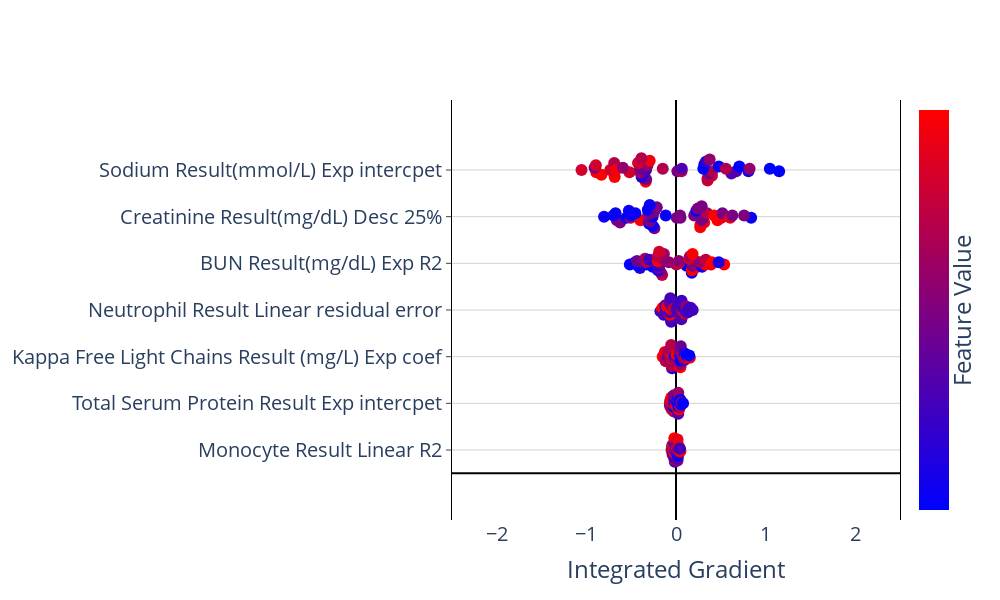

Notebook cell for this chart:
### Code cell
import plotly.graph_objects as go
import plotly.express as px

nbins = 10
scale = 0.1
n_features = 7
spacing = 2
min_max_IG = 2.5

fig = go.Figure()
fig.update_layout(
    plot_bgcolor='white',
    autosize=False,
    width=1000,
    height=600,
    coloraxis = {'colorscale':'Bluered'},
    xaxis_title = "Integrated Gradient",
)
 
fig.update_xaxes(
    zeroline=True,
    zerolinecolor="black",
    range = [-min_max_IG,min_max_IG]
    )
fig.update_yaxes(
    zeroline=True,
    zerolinecolor="black",
    mirror=True,
    ticks='outside',
    showline=True,
    linecolor='black',
    gridcolor='lightgrey',
    range = [-spacing, spacing*n_features + spacing]
)
 
feature_rank = np.argsort(np.sum(abs(IG),axis=0))
feature_order = feature_rank[(len(feature_rank)-n_features):len(feature_rank)] 

y_val = 1
bin_ids = list(range(nbins))
for f in feature_order:
    bins = np.linspace(IGtable.iloc[:,f].min()*1.1,IGtable.iloc[:,f].max()*1.1,nbins+1)
    ig_bins = pd.cut(IGtable.iloc[:,f], bins=bins, labels=bin_ids)
 
    x_vals = []
    y_vals = []
    f_vals = []
    for bin in bin_ids:
        x_bin_vals = list(IGtable.iloc[ig_bins[ig_bins == bin].index,f].values)
        n_pts = len(x_bin_vals)
        if n_pts > 0:
            x_vals = x_vals + x_bin_vals
            y_vals = y_vals + list(y_val + scale*(np.array(list(range(n_pts)))-(n_pts-1)/2))
            f_vals = f_vals + list(IG_X.iloc[ig_bins[ig_bins == bin].index,f].values)
    fig.add_trace(go.Scatter(
        x = x_vals, 
        y = y_vals,
        mode = 'markers',
        marker = dict(size=12,
                      color = f_vals,
                      coloraxis = "coloraxis",
                     ),
        name=IGtable.columns[f],
    ))
    y_val += spacing
 
 
fig.update_layout(showlegend=False, coloraxis_showscale=True,font=dict(size=20))
fig.update_coloraxes(colorbar_showticklabels=False,
                    colorbar_title=dict(text="Feature Value",side = "right"),
                    cmin = -1, cmax = 1)
fig.update_yaxes(tickvals=[1]+[1 + spacing*i for i in range(1,n_features)], 
                 ticktext=IGtable.columns[feature_order])
 
fig.show()
